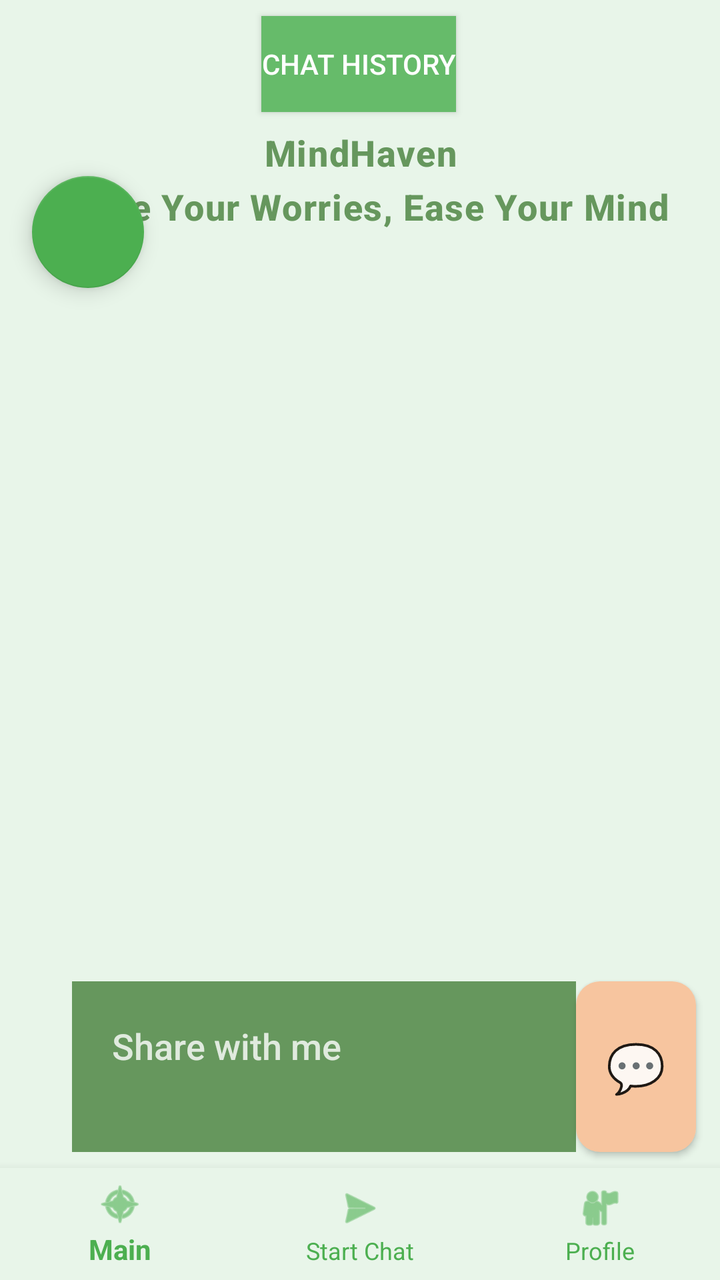
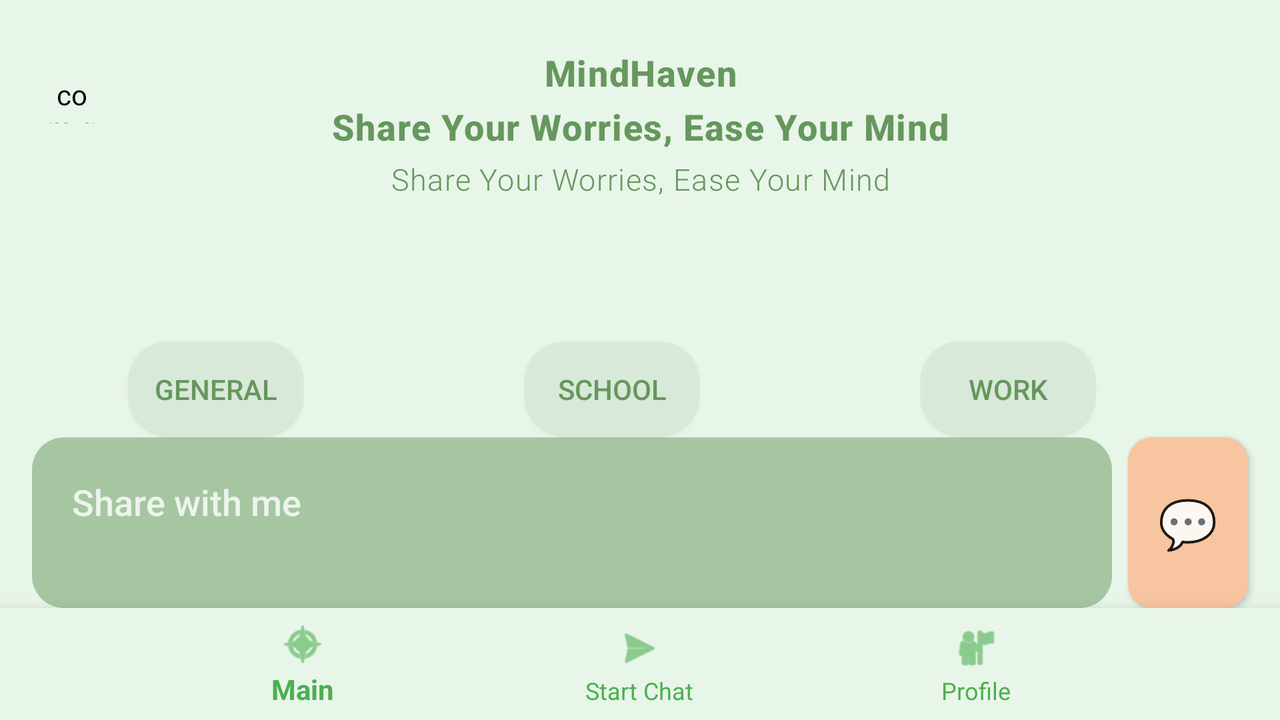

First picture: res/layout/ on a phone held upright. Second picture: the repository's own variant of that layout, on a device whose configuration matches the variant's folder. Source for both follows.
<!-- AndroidManifest.xml: application theme Theme.MindHaven -->
<!-- res/layout/chat_activity.xml -->
<?xml version="1.0" encoding="utf-8"?>
<androidx.constraintlayout.widget.ConstraintLayout xmlns:android="http://schemas.android.com/apk/res/android"
    xmlns:app="http://schemas.android.com/apk/res-auto"
    xmlns:tools="http://schemas.android.com/tools"
    android:layout_width="match_parent"
    android:layout_height="match_parent"
    android:background="#E8F5E9">

    <EditText
        android:id="@+id/InputBox"
        android:layout_width="0dp"
        android:layout_height="wrap_content"
        android:minLines="2"
        android:maxLines="6"
        android:hint="Share with me"
        android:fontFamily="sans-serif-medium"
        android:inputType="textMultiLine"
        android:gravity="top|start"
        android:padding="20dp"
        android:background="#66975d"
        android:textColor="#ffffff"
        android:textColorHint="#ccffffff"


        app:layout_constraintStart_toStartOf="@id/LeftEdgeGuide"
        app:layout_constraintEnd_toEndOf="@id/RightEdgeGuide"
        app:layout_constraintBottom_toTopOf="@id/InputGuide"/>

    <androidx.constraintlayout.widget.Guideline
        android:id="@+id/InputGuide"
        android:layout_width="wrap_content"
        android:layout_height="wrap_content"
        android:orientation="horizontal"
        app:layout_constraintGuide_percent="0.9"/>

    <androidx.constraintlayout.widget.Guideline
        android:id="@+id/LeftEdgeGuide"
        android:layout_width="wrap_content"
        android:layout_height="wrap_content"
        android:orientation="vertical"
        app:layout_constraintGuide_percent="0.1" />

    <androidx.constraintlayout.widget.Guideline
        android:id="@+id/RightEdgeGuide"
        android:layout_width="wrap_content"
        android:layout_height="wrap_content"
        android:orientation="vertical"
        app:layout_constraintGuide_percent="0.8" />

    <Button
        android:id="@+id/SendButton"
        android:layout_width="60dp"
        app:layout_constraintTop_toTopOf="@id/InputBox"
        android:layout_height="0dp"
        android:textSize="24dp"
        android:background="@drawable/ripple_button"
        android:text="💬"
        app:layout_constraintStart_toEndOf="@id/RightEdgeGuide"
        app:layout_constraintBottom_toBottomOf="@id/InputBox"/>


    <Button
        android:id="@+id/chatHistoryButton"
        android:layout_width="wrap_content"
        android:layout_height="wrap_content"
        android:background="#66BB6A"
        android:text="Chat History"
        android:textColor="#FFFFFF"
        app:layout_constraintBottom_toTopOf="@+id/TitleText"
        app:layout_constraintEnd_toEndOf="parent"
        app:layout_constraintHorizontal_bias="0.498"
        app:layout_constraintStart_toStartOf="parent"
        app:layout_constraintTop_toTopOf="parent" />

    <androidx.recyclerview.widget.RecyclerView
        android:id="@+id/ChatView"
        android:layout_width="0dp"
        android:layout_height="0dp"
        android:layout_marginTop="24dp"
        app:layout_constraintBottom_toTopOf="@+id/InputBox"
        app:layout_constraintStart_toStartOf="parent"
        app:layout_constraintEnd_toEndOf="parent"
        app:layout_constraintTop_toBottomOf="@id/TitleText"/>

    <TextView
        android:id="@+id/TitleText"
        android:layout_width="wrap_content"
        android:layout_height="wrap_content"
        android:text="MindHaven\nShare Your Worries, Ease Your Mind"
        android:textSize="18sp"
        android:textColor="#66975d"
        android:textStyle="bold"
        android:gravity="center"
        android:fontFamily="sans-serif-medium"
        android:lineSpacingExtra="6dp"
        android:letterSpacing="0.03"
        app:layout_constraintTop_toTopOf="@id/TitleGuide"
        app:layout_constraintStart_toStartOf="parent"
        app:layout_constraintEnd_toEndOf="parent"
        />

    <androidx.constraintlayout.widget.Guideline
        android:id="@+id/TitleGuide"
        android:layout_width="wrap_content"
        android:layout_height="wrap_content"
        android:orientation="horizontal"
        app:layout_constraintGuide_percent="0.1" />

    <com.google.android.material.bottomnavigation.BottomNavigationView
        android:id="@+id/bottom_navigation"
        android:layout_width="match_parent"
        android:layout_height="wrap_content"
        android:layout_gravity="bottom"
        android:background="#E8F5E9"
        android:elevation="8dp"
        app:itemIconTint="#4CAF50"
        app:itemTextColor="#4CAF50"
        app:layout_constraintBottom_toBottomOf="parent"
        app:menu="@menu/bottom_navigation_menu" />

    <androidx.recyclerview.widget.RecyclerView
        android:id="@+id/chatListRecyclerView"
        android:layout_width="0dp"
        android:layout_height="wrap_content"
        android:orientation="horizontal"
        app:layoutManager="LinearLayoutManager"
        app:layout_constraintTop_toTopOf="parent"
        app:layout_constraintStart_toStartOf="parent"
        app:layout_constraintEnd_toEndOf="parent"
        app:layout_constraintBottom_toTopOf="@id/TitleText"
        />

    <com.google.android.material.floatingactionbutton.FloatingActionButton
        android:id="@+id/addChatButton"
        android:layout_width="wrap_content"
        android:layout_height="wrap_content"
        android:layout_margin="16dp"
        android:contentDescription="Add Chat"
        app:srcCompat="@drawable/ic_add"
        app:backgroundTint="#4CAF50"
        app:layout_constraintBottom_toBottomOf="@id/AddChatGuide"
        app:layout_constraintStart_toStartOf="parent"
        />

    <androidx.constraintlayout.widget.Guideline
        android:id="@+id/AddChatGuide"
        android:layout_width="wrap_content"
        android:layout_height="wrap_content"
        android:orientation="horizontal"
        app:layout_constraintGuide_percent="0.25" />
</androidx.constraintlayout.widget.ConstraintLayout>
<!-- resources referenced by this layout -->
<resources>
  <!-- drawable ripple_button (drawable) -->
  <?xml version="1.0" encoding="utf-8"?>
  <ripple xmlns:android="http://schemas.android.com/apk/res/android"
      android:color="#ffeecc">
      <item android:drawable="@drawable/rounded_button" />
  </ripple>
  <style name="Theme.MindHaven" parent="Theme.AppCompat.Light.NoActionBar">
          
          <item name="colorPrimary">#6200EE</item>
          <item name="colorPrimaryDark">#3700B3</item>
          <item name="colorAccent">#03DAC5</item>
      </style>
  <!-- drawable rounded_button (drawable) -->
  <?xml version="1.0" encoding="utf-8"?>
  <shape xmlns:android="http://schemas.android.com/apk/res/android"
      android:shape="rectangle">
      <solid android:color="#f7c59f" />
      <corners android:radius="12dp" />
  </shape>
</resources>
<!-- res/layout-land/chat_activity.xml (the repository's variant of the layout above) -->
<!-- drawn on the phone turned sideways -->
<?xml version="1.0" encoding="utf-8"?>
<androidx.constraintlayout.widget.ConstraintLayout
    xmlns:android="http://schemas.android.com/apk/res/android"
    xmlns:app="http://schemas.android.com/apk/res-auto"
    xmlns:tools="http://schemas.android.com/tools"
    android:layout_width="match_parent"
    android:layout_height="match_parent"
    android:background="#E8F5E9">

    

    

    

    <TextView
        android:id="@+id/TitleText"
        android:layout_width="wrap_content"
        android:layout_height="wrap_content"
        android:layout_marginTop="24dp"
        android:fontFamily="sans-serif-medium"
        android:gravity="center"
        android:letterSpacing="0.03"
        android:lineSpacingExtra="6dp"
        android:text="MindHaven\nShare Your Worries, Ease Your Mind"
        android:textColor="#66975d"
        android:textSize="18sp"
        android:textStyle="bold"
        app:layout_constraintEnd_toEndOf="parent"
        app:layout_constraintStart_toStartOf="parent"
        app:layout_constraintTop_toTopOf="parent" />

    <com.google.android.material.button.MaterialButton
        android:id="@+id/menuButton"
        style="@style/Widget.MaterialComponents.Button.TextButton"
        android:layout_width="40dp"
        android:layout_height="40dp"
        android:insetLeft="0dp"
        android:insetTop="0dp"
        android:insetRight="0dp"
        android:insetBottom="0dp"
        android:padding="8dp"
        app:icon="@drawable/ic_more_vert"
        app:iconGravity="textStart"
        app:iconPadding="0dp"
        app:iconTint="#66975d"
        android:backgroundTint="#E8F5E9"
        app:rippleColor="#66975d"
        android:stateListAnimator="@null"
        app:layout_constraintBottom_toBottomOf="@+id/TitleText"
        app:layout_constraintStart_toStartOf="parent"
        app:layout_constraintTop_toTopOf="@+id/TitleText"
        android:layout_marginStart="16dp" />



    <androidx.recyclerview.widget.RecyclerView
        android:id="@+id/ChatView"
        android:layout_width="0dp"
        android:layout_height="0dp"
        android:layout_marginTop="24dp"
        app:layout_constraintBottom_toTopOf="@+id/KeywordButton1"
        app:layout_constraintStart_toStartOf="parent"
        app:layout_constraintEnd_toEndOf="parent"
        app:layout_constraintTop_toBottomOf="@id/TitleText"
        />

    
    <EditText
        android:id="@+id/InputBox"
        android:layout_width="0dp"
        android:layout_height="wrap_content"
        android:minLines="2"
        android:maxLines="6"
        android:hint="Share with me"
        android:fontFamily="sans-serif-medium"
        android:inputType="textMultiLine"
        android:gravity="top|start"
        android:padding="20dp"
        android:background="@drawable/rounded_input_box"
        android:textColor="#ffffff"
        android:textColorHint="#ccffffff"
        android:layout_marginStart="16dp"
        android:layout_marginEnd="8dp"
        app:layout_constraintBottom_toTopOf="@id/bottom_navigation"
        app:layout_constraintStart_toStartOf="parent"
        app:layout_constraintEnd_toStartOf="@id/SendButton" />

    
    <Button
        android:id="@+id/SendButton"
        android:layout_width="60dp"
        android:layout_height="0dp"
        android:text="💬"
        android:textSize="24sp"
        android:background="@drawable/ripple_button"
        android:layout_marginEnd="16dp"
        app:layout_constraintTop_toTopOf="@id/InputBox"
        app:layout_constraintBottom_toBottomOf="@id/InputBox"
        app:layout_constraintEnd_toEndOf="parent" />

    <com.google.android.material.bottomnavigation.BottomNavigationView
        android:id="@+id/bottom_navigation"
        android:layout_width="match_parent"
        android:layout_height="wrap_content"
        android:background="#E8F5E9"
        android:elevation="8dp"
        app:itemIconTint="#4CAF50"
        app:itemTextColor="#4CAF50"
        app:layout_constraintBottom_toBottomOf="parent"
        app:menu="@menu/bottom_navigation_menu"
        tools:layout_editor_absoluteX="0dp" />

    <Button
        android:id="@+id/KeywordButton1"
        android:layout_width="wrap_content"
        android:layout_height="wrap_content"
        android:textSize="14dp"
        android:text="General"
        android:background="@drawable/keyword_button_bg"
        android:textColor="#66975d"
        app:layout_constraintBottom_toTopOf="@id/InputBox"
        app:layout_constraintStart_toStartOf="@id/KeywordsLeftGuide"
        />

    <Button
        android:id="@+id/KeywordButton2"
        android:layout_width="wrap_content"
        android:layout_height="wrap_content"
        android:textSize="14dp"
        android:text="School"
        android:background="@drawable/keyword_button_bg"
        android:textColor="#66975d"
        app:layout_constraintBottom_toTopOf="@id/InputBox"
        app:layout_constraintStart_toEndOf="@id/KeywordButton1"
        android:layout_marginLeft="110dp"
        />

    <Button
        android:id="@+id/KeywordButton3"
        android:layout_width="wrap_content"
        android:layout_height="wrap_content"
        android:textSize="14dp"
        android:text="Work"
        android:background="@drawable/keyword_button_bg"
        android:textColor="#66975d"
        app:layout_constraintBottom_toTopOf="@id/InputBox"
        app:layout_constraintStart_toEndOf="@id/KeywordButton2"
        android:layout_marginLeft="110dp"
        />

    <Button
        android:id="@+id/KeywordButton4"
        android:layout_width="wrap_content"
        android:layout_height="wrap_content"
        android:textSize="14dp"
        android:text="Home"
        android:background="@drawable/keyword_button_bg"
        android:textColor="#66975d"
        app:layout_constraintBottom_toTopOf="@id/InputBox"
        app:layout_constraintStart_toEndOf="@id/KeywordButton3"
        android:layout_marginLeft="110dp"
        />

    <androidx.constraintlayout.widget.Guideline
        android:id="@+id/KeywordsLeftGuide"
        android:layout_width="wrap_content"
        android:layout_height="wrap_content"
        android:orientation="vertical"
        app:layout_constraintGuide_percent="0.1" />

    <androidx.constraintlayout.widget.Guideline
        android:id="@+id/AddChatVerticalGuide"
        android:layout_width="wrap_content"
        android:layout_height="wrap_content"
        android:orientation="vertical"
        app:layout_constraintGuide_percent="0.7" />

    <androidx.constraintlayout.widget.Guideline
        android:id="@+id/AddChatHorizontalGuide"
        android:layout_width="wrap_content"
        android:layout_height="wrap_content"
        android:orientation="horizontal"
        app:layout_constraintGuide_percent="0.01" />


    <androidx.recyclerview.widget.RecyclerView
        android:id="@+id/chatListRecyclerView"
        android:layout_width="0dp"
        android:layout_height="wrap_content"
        android:orientation="horizontal"
        app:layoutManager="LinearLayoutManager"
        app:layout_constraintTop_toTopOf="parent"
        app:layout_constraintStart_toStartOf="parent"
        app:layout_constraintEnd_toEndOf="parent"
        app:layout_constraintBottom_toTopOf="@id/TitleText"
        />

    <TextView
        android:id="@+id/SloganText"
        android:layout_width="wrap_content"
        android:layout_height="wrap_content"
        android:text="Share Your Worries, Ease Your Mind"
        android:textSize="15sp"
        android:textColor="#66975d"
        android:gravity="center"
        android:fontFamily="sans-serif-light"
        android:lineSpacingExtra="6dp"
        android:letterSpacing="0.03"
        android:layout_marginTop="4dp"
        app:layout_constraintTop_toBottomOf="@id/TitleText"
        app:layout_constraintStart_toStartOf="parent"
        app:layout_constraintEnd_toEndOf="parent"
        />


</androidx.constraintlayout.widget.ConstraintLayout>
<!-- resources referenced by the variant -->
<!-- as the phone turned sideways resolves them -->
<resources>
  <!-- drawable ic_more_vert (drawable) -->
  <?xml version="1.0" encoding="utf-8"?>
  <vector xmlns:android="http://schemas.android.com/apk/res/android"
      android:width="24dp"
      android:height="24dp"
      android:viewportWidth="24"
      android:viewportHeight="24">
      <path
          android:fillColor="#66975d"
          android:pathData="M12,8c1.1,0 2,-0.9 2,-2s-0.9,-2 -2,-2 -2,0.9 -2,2 0.9,2 2,2zM12,10c-1.1,0 -2,0.9 -2,2s0.9,2 2,2 2,-0.9 2,-2 -0.9,-2 -2,-2zM12,16c-1.1,0 -2,0.9 -2,2s0.9,2 2,2 2,-0.9 2,-2 -0.9,-2 -2,-2z"/>
  </vector>
  <!-- drawable keyword_button_bg (drawable) -->
  <?xml version="1.0" encoding="utf-8"?>
  <ripple xmlns:android="http://schemas.android.com/apk/res/android"
      android:color="#5066975d">
      <item>
          <shape android:shape="rectangle">
              <solid android:color="#1866975d" />
              <corners android:radius="20dp" />
          </shape>
      </item>
  </ripple>
  <!-- drawable ripple_button (drawable) -->
  <?xml version="1.0" encoding="utf-8"?>
  <ripple xmlns:android="http://schemas.android.com/apk/res/android"
      android:color="#ffeecc">
      <item android:drawable="@drawable/rounded_button" />
  </ripple>
  <!-- drawable rounded_input_box (drawable) -->
  <?xml version="1.0" encoding="utf-8"?>
  <shape xmlns:android="http://schemas.android.com/apk/res/android"
      android:shape="rectangle">
      <solid android:color="#8066975d" />
      <corners android:radius="16dp" />
  </shape>
  <style name="Theme.MindHaven" parent="Theme.AppCompat.Light.NoActionBar">
          
          <item name="colorPrimary">#6200EE</item>
          <item name="colorPrimaryDark">#3700B3</item>
          <item name="colorAccent">#03DAC5</item>
      </style>
  <!-- drawable rounded_button (drawable) -->
  <?xml version="1.0" encoding="utf-8"?>
  <shape xmlns:android="http://schemas.android.com/apk/res/android"
      android:shape="rectangle">
      <solid android:color="#f7c59f" />
      <corners android:radius="12dp" />
  </shape>
</resources>
